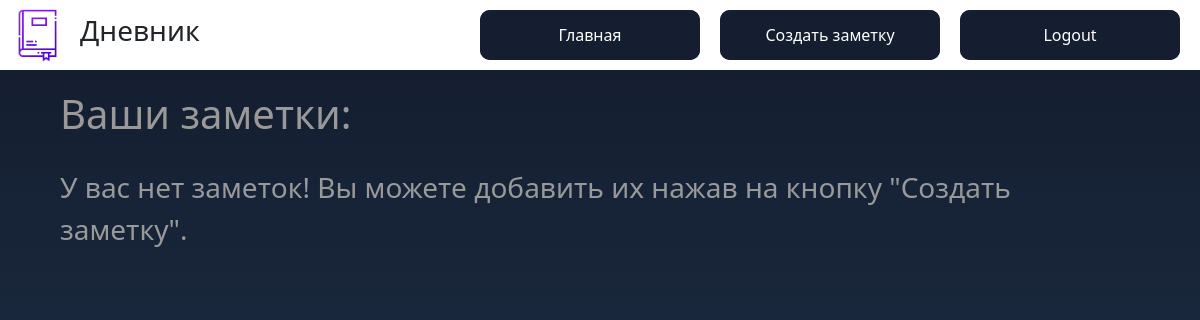
Before: / (signed in) with the older database file.
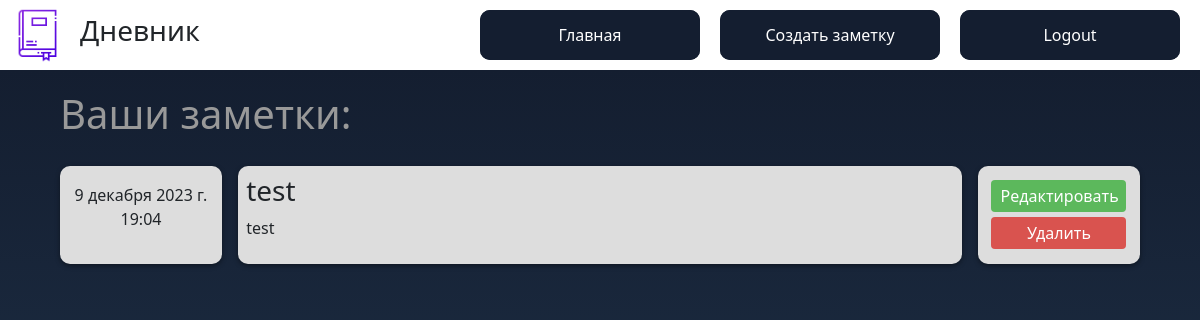
After: the same page with the newer database file.
### main/models.py (models this page shows, shortened)
class Task(models.Model):
    author = models.ForeignKey(User ,on_delete=models.CASCADE)
    title = models.CharField('Название', max_length=50)
    task = models.TextField('Описание')
    date = models.DateTimeField('Дата Заметки')
    class Meta:
        verbose_name = 'Задача'
        verbose_name_plural = 'Задачи'

### main/views.py (the view)
# urls.py: path('', views.index, name='home'),
@login_required
def index(request):
    tasks = Task.objects.filter(author=request.user)
    return render(request, 'main/index.html', {'title' : 'Главная страница сайта', 'tasks' : tasks})

### main/templates/main/index.html (shortened to what this page needs)
{% extends 'main/base.html' %}
{% load static %}
{% block content %}
    <section class="body-section">
        <div class="cover-div">
            <h1 class="heading-h1">Ваши заметки:</h1>
            {% if tasks %}
                {% for el in tasks %}
                    <div class = "note-cover">
                        <div class="date-cover">
                            <p>{{ el.date }}</p>
                        </div>
                        <div class="text-cover">
                            <h3>{{ el.title }}</h3>
                            <p class="text-break">{{ el.task }}</p>
                        </div>
                        <div class="buttons-cover">
                            <div class="buttons-width-cover">
                                <button class="edit-button" onclick="location.href='{% url 'note-update' el.id %}'" >Редактировать</button>
                                <button class="delete-button" onclick="location.href='{% url 'note-delete' el.id %}'" >Удалить</button>
                            </div>
                        </div>
                    </div>
                {% endfor %}
            {% else %}
                <p class="p-error">У вас нет заметок! Вы можете добавить их нажав на кнопку "Создать заметку".</p>
            {% endif %}
        </div>
    </section>
{% endblock %}

Changed rows visible on the page:
now on this page (row edited): Task: date "9 декабря 2023 г. 19:04", title "test", task "test"
Other visible differences:
text no longer shown: "У вас нет заметок! Вы можете добавить их нажав на кнопку \"Создать заметку\"."
